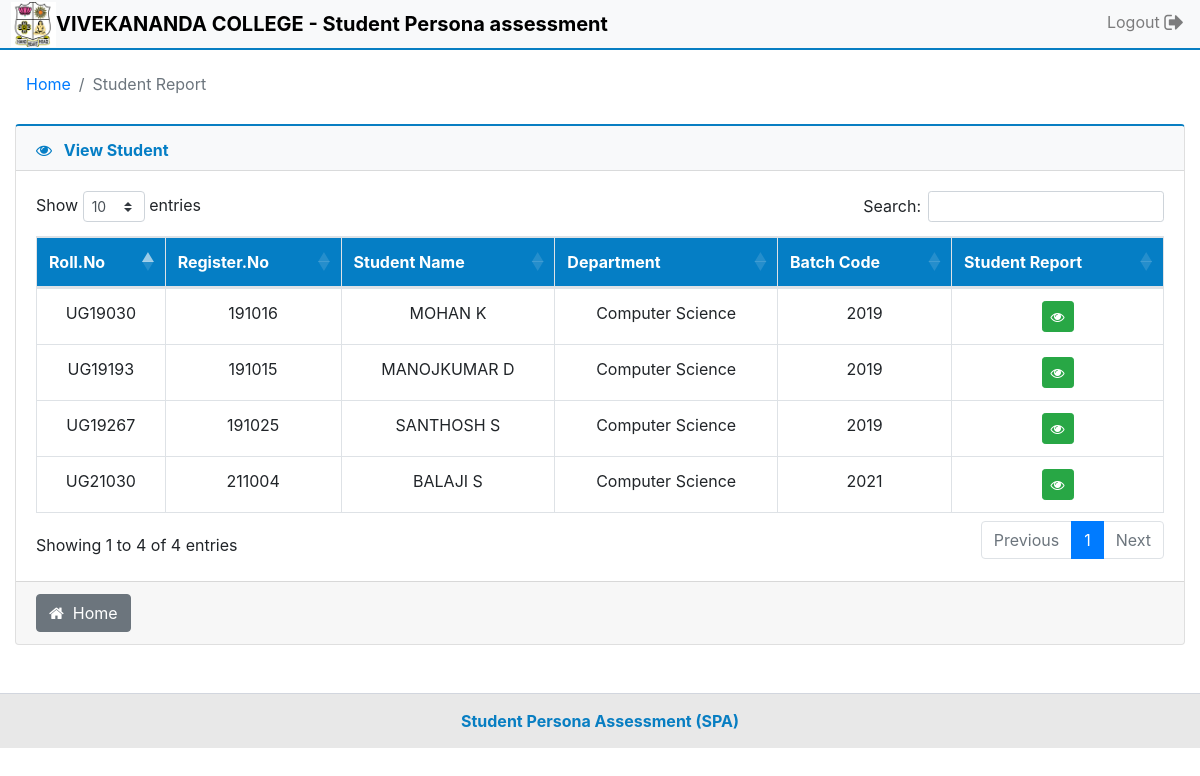
/view_student.php (signed in), run on the app's committed database.
### tables this page shows
CREATE TABLE IF NOT EXISTS `student_personal_details` (
  `roll_no` varchar(10) NOT NULL,
  `name` varchar(70) NOT NULL,
  `programme` varchar(10) NOT NULL,
  `major` varchar(30) NOT NULL,
  `batch_code` int NOT NULL,
  `reg_no` int NOT NULL,
  `year_of_study` varchar(10) NOT NULL,
  `dob` varchar(15) NOT NULL,
  `mobile_no` bigint NOT NULL,
  `email` varchar(250) NOT NULL,
  `address_1` varchar(150) NOT NULL,
  `address_2` varchar(150) NOT NULL,
  `address_3` varchar(150) NOT NULL,
  `blood_group` varchar(20) NOT NULL,
  `wci` varchar(250) NOT NULL,
  `value` varchar(250) NOT NULL,
  `pledge_1` varchar(250) NOT NULL,
  `pledge_2` varchar(250) NOT NULL,
  `image` longblob NOT NULL,
  PRIMARY KEY (`roll_no`)
);

### view_student.php (the view, shortened to what this page needs)
<?php
include "config.php";
?>
<!DOCTYPE html>
<html>
<head>
</head>
<link rel="stylesheet" href="https://maxcdn.bootstrapcdn.com/bootstrap/4.5.2/css/bootstrap.min.css">
<link rel="stylesheet" href="https://cdnjs.cloudflare.com/ajax/libs/font-awesome/4.7.0/css/font-awesome.min.css">
<link rel="stylesheet" type="text/css" href="https://cdnjs.cloudflare.com/ajax/libs/twitter-bootstrap/4.6.0/css/bootstrap.min.css"/>
<link rel="stylesheet" type="text/css" href="https://cdn.datatables.net/1.10.25/css/dataTables.bootstrap4.min.css"/>
<body>
	<nav class="navbar navbar-light bg-light">
		<a class="navbar-brand" href="dedit.php">
			<img src="images/collegelogo.jpg"  class="d-inline-block align-top" alt="" loading="lazy" id="collegelogo">
			<span id="lable">VIVEKANANDA COLLEGE - Student Persona assessment</span>
		</a>
		<ul class="nav navbar-nav navbar-right">
			<li style="margin-top: -17px;"><a class="nav-link" href="logout.php" title="Logout"><span>Logout  </span><i class="fa fa-sign-out fa-lg"></i></a></li>
		</ul>
	</nav>
	<div class="page-header">
		<nav aria-label="breadcrumb">
			<ol class="breadcrumb">
				<li class="breadcrumb-item"><a href="admin_home.php">Home</a></li>
				<li class="breadcrumb-item active" aria-current="page">Student Report</li>
			</ol>
		</nav>
	</div>
	<div class="container-fluid">
		<div class="row">
			<div class="col-xs-12 col-sm-12 col-md-12 col-lg-12">
				<div class="card" style="border-top:2px solid #087ec2;">
					<div class="card-header bg-light" style="height: 45px;">
						<h6 class="card-title card-text"><i class="fa fa-eye"></i> <span>View Student</span></h6>
					</div>
						<div class="card-body">
							<div class="table-responsive">
								<table class="table table-bordered table-hover">
									<thead style="background-color:#057EC5; color:#FFF;text-align:center;">
										<tr>
											<th>Roll.No</th>
											<th>Register.No</th>
											<th>Student Name</th>
											<th>Department</th>
											<th>Batch Code</th>
											<th>Student Report</th>
										</tr>
									</thead>
									<tbody>
										<?php
										$sql = "SELECT * FROM student_personal_details ORDER BY roll_no";
										$res = $link->query($sql);
										if($res->num_rows>0)
										{
											while($row = $res->fetch_assoc())
											{
										?>
												<tr style="text-align:center;">
												<td><?php echo $row["roll_no"]; ?></td>
												<td>
													<?php
														$reg_no = $row["reg_no"];
														if($reg_no == 0)
														{
															echo "-";
														}
														else
														{
															echo $reg_no;
														}
													?>
												</td>
												<td><?php echo $row["name"]; ?></td>
												<td><?php echo $row["major"]; ?></td>
												<td><?php echo $row["batch_code"]; ?></td>
												<td>
													<form action="view_student_report.php" method="post">
														<button type="submit" name="view"class="btn btn-sm btn-success"><i class = "fa fa-eye"></i>
													</form>
												</td>
												</tr>
										<?php
											}
										}
										else
										{
											echo"<tr>";
											echo"<td colspan = '6' style = 'text-align:left;'>No Student found...</td>";
											echo"</tr>";
										}
										?>
									</tbody>
								</table>
							</div>
						</div>
						<div class="card-footer">
							<a href="admin_home.php" class="btn btn-secondary "><i class="fa fa-home"></i>&nbsp; Home</a>
						</div>
				</div>
			</div>
		</div>
	</div><br><br>
	<div class="footer">
		<strong>Student Persona Assessment (SPA)</strong>
	</div>
</body>
</html>

### view_student.php (style rules this page uses)
.navbar { height: 50px; padding-bottom: 1px; border-bottom: 2px solid #087ec2; }
#collegelogo { margin-top: -11px; margin-left: -5px; height: 45px; }
#lable { font-size:20px; color:#000; font-weight:bold; margin-top: -4px; float:right; }
.page-header { vertical-align: middle; margin: 10px ; padding: 0; border-bottom: none; }
.breadcrumb { background: none; }
.card-header h6 i { margin-right: 8px; }
.card-header h6 { font-size: 16px; font-weight: 700; display: inline-block; color:#057EC5; }
.footer { position: bottom; bottom: 0; width: 100%; text-align: center; background: #e8e8e8; border-top: 1px solid #d2d6de; color: #087ec2; padding: 15px; }

### data on the page
student_personal_details: roll_no "UG19030", reg_no "191016", name "MOHAN K", major "Computer Science", batch_code "2019"
student_personal_details: roll_no "UG19193", reg_no "191015", name "MANOJKUMAR D", major "Computer Science", batch_code "2019"
student_personal_details: roll_no "UG19267", reg_no "191025", name "SANTHOSH S", major "Computer Science", batch_code "2019"
student_personal_details: roll_no "UG21030", reg_no "211004", name "BALAJI S", major "Computer Science", batch_code "2021"
